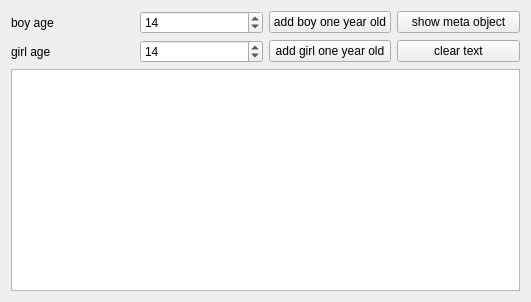
<?xml version="1.0" encoding="UTF-8"?>
<ui version="4.0">
 <class>metasysteamClass</class>
 <widget class="QWidget" name="metasysteamClass">
  <property name="geometry">
   <rect>
    <x>0</x>
    <y>0</y>
    <width>531</width>
    <height>302</height>
   </rect>
  </property>
  <property name="windowTitle">
   <string>metasysteam</string>
  </property>
  <layout class="QVBoxLayout" name="verticalLayout">
   <item>
    <layout class="QHBoxLayout" name="horizontalLayout">
     <item>
      <widget class="QLabel" name="boy">
       <property name="text">
        <string>boy age</string>
       </property>
      </widget>
     </item>
     <item>
      <widget class="QSpinBox" name="boy_age">
       <property name="value">
        <number>14</number>
       </property>
      </widget>
     </item>
     <item>
      <widget class="QPushButton" name="add_boy">
       <property name="text">
        <string>add boy one year old</string>
       </property>
      </widget>
     </item>
     <item>
      <widget class="QPushButton" name="get_information">
       <property name="text">
        <string>show meta object</string>
       </property>
      </widget>
     </item>
    </layout>
   </item>
   <item>
    <layout class="QHBoxLayout" name="horizontalLayout_2">
     <item>
      <widget class="QLabel" name="girl">
       <property name="text">
        <string>girl age</string>
       </property>
      </widget>
     </item>
     <item>
      <widget class="QSpinBox" name="girl_age">
       <property name="value">
        <number>14</number>
       </property>
      </widget>
     </item>
     <item>
      <widget class="QPushButton" name="add_girl">
       <property name="text">
        <string>add girl one year old</string>
       </property>
      </widget>
     </item>
     <item>
      <widget class="QPushButton" name="clear">
       <property name="text">
        <string>clear text</string>
       </property>
      </widget>
     </item>
    </layout>
   </item>
   <item>
    <widget class="QPlainTextEdit" name="show_text"/>
   </item>
  </layout>
 </widget>
 <layoutdefault spacing="6" margin="11"/>
 <resources>
  <include location="metasysteam.qrc"/>
 </resources>
 <connections/>
</ui>
